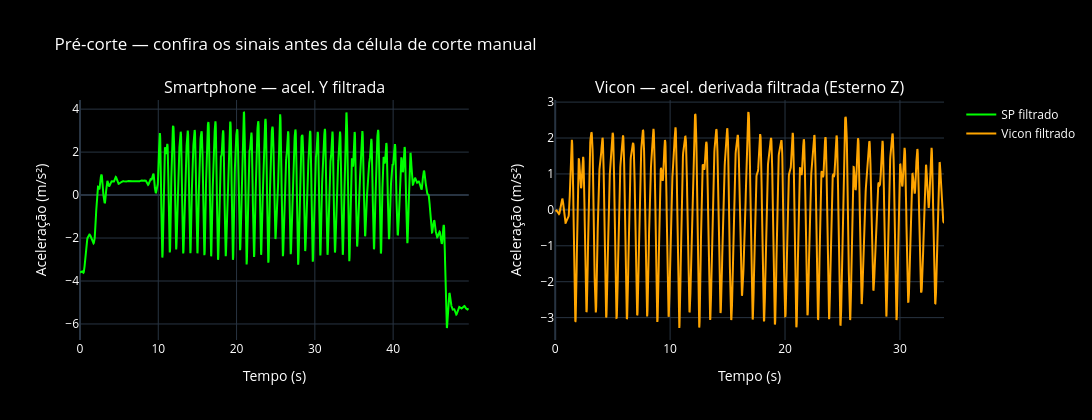

Notebook code cell kept with this figure:
### Code cell
# =====================================================
# Vicon — derivação + preparação para corte
# Execute após filtro do smartphone (e sempre que trocar de sujeito)
# =====================================================

def _derivar_vicon(disp_mm_arr, t_arr):
    disp_mm_arr = np.asarray(disp_mm_arr, dtype=float)
    disp_cm = disp_mm_arr / 10.0
    disp_cm_norm = disp_cm - disp_cm[0]
    disp_m = disp_mm_arr / 1000.0
    vel = np.gradient(disp_m, dt)
    acc = np.gradient(vel, dt)
    acc_f = butter_lowpass_filter(acc, fc, fs, order)
    acc_f = acc_f - np.mean(acc_f)
    return disp_cm_norm, acc, acc_f


_pipeline_key = (str(file_path_sp), str(file_path_vicon))
_trocou_sujeito = globals().get("_pipeline_key") != _pipeline_key
if _trocou_sujeito:
    for _k in list(globals().keys()):
        if _k.startswith("_orig_"):
            del globals()[_k]
    print(f"[prep] Novo sujeito/arquivos: {_pipeline_key[0]} | {_pipeline_key[1]}")

globals()["_pipeline_key"] = _pipeline_key

# Snapshot dos sinais interpolados/filtrados (sempre atualiza ao reexecutar esta célula)
_orig_New_Time_sp = np.asarray(New_Time_sp, dtype=float).copy()
_orig_Signal_interpolated_sp = np.asarray(Signal_interpolated_sp, dtype=float).copy()
_orig_Signal_filtered_sp = np.asarray(Signal_filtered_sp, dtype=float).copy()
_orig_New_Time_vc = np.asarray(New_Time_vc, dtype=float).copy()
_orig_Signal_interpolated_vc = np.asarray(Signal_interpolated_vc, dtype=float).copy()
_orig_Time_cumsum_vc = np.asarray(Time_cumsum_vc, dtype=float).copy()
_orig_Signal_vc = np.asarray(Signal_vc, dtype=float).copy()

New_Time_sp = _orig_New_Time_sp.copy()
Signal_interpolated_sp = _orig_Signal_interpolated_sp.copy()
Signal_filtered_sp = _orig_Signal_filtered_sp.copy()
New_Time_vc = _orig_New_Time_vc.copy()
Signal_interpolated_vc = _orig_Signal_interpolated_vc.copy()
Time_cumsum_vc = _orig_Time_cumsum_vc.copy()
Signal_vc = _orig_Signal_vc.copy()

corte_manual_aplicado = False
t_corte_sp = (float(New_Time_sp[0]), float(New_Time_sp[-1]))
t_corte_vc = (float(New_Time_vc[0]), float(New_Time_vc[-1]))

disp_cm_norm, acc_vicon_m_s2, acc_vicon_filt_m_s2 = _derivar_vicon(
    Signal_interpolated_vc, New_Time_vc
)
t_vc = np.asarray(New_Time_vc, dtype=float)

print(
    f"[prep] Smartphone: {len(New_Time_sp)} amostras | "
    f"{New_Time_sp[0]:.2f} → {New_Time_sp[-1]:.2f} s"
)
print(
    f"[prep] Vicon: {len(t_vc)} amostras | "
    f"{t_vc[0]:.2f} → {t_vc[-1]:.2f} s | acel. derivada pronta para corte"
)

fig_prep = make_subplots(
    rows=1, cols=2,
    subplot_titles=(
        "Smartphone — acel. Y filtrada",
        "Vicon — acel. derivada filtrada (Esterno Z)",
    ),
)
fig_prep.add_trace(
    go.Scatter(
        x=New_Time_sp, y=Signal_filtered_sp, mode="lines",
        name="SP filtrado", line=dict(color="lime"),
    ),
    row=1, col=1,
)
fig_prep.add_trace(
    go.Scatter(
        x=t_vc, y=acc_vicon_filt_m_s2, mode="lines",
        name="Vicon filtrado", line=dict(color="orange"),
    ),
    row=1, col=2,
)
fig_prep.update_layout(
    title="Pré-corte — confira os sinais antes da célula de corte manual",
    template="plotly_dark",
    width=1500,
    height=420,
    plot_bgcolor="black",
    paper_bgcolor="black",
    font=dict(color="white"),
)
fig_prep.update_xaxes(title_text="Tempo (s)")
fig_prep.update_yaxes(title_text="Aceleração (m/s²)")
fig_prep.show()

print("Próximo passo: execute a célula de CORTE MANUAL (4 cliques).")

### Figure 1 — Plotly figure (JSON) as saved in the notebook; plotly's stock layout.template omitted (floating-point values rounded to 4 significant figures; data arrays with more than 128 entries replaced by an {"elided": "..."} marker saying what was removed)
{"data": [{"line": {"color": "lime"}, "mode": "lines", "name": "SP filtrado", "type": "scatter", "x": {"elided": "2981 float values"}, "xaxis": "x", "y": {"elided": "2981 float values"}, "yaxis": "y"}, {"line": {"color": "orange"}, "mode": "lines", "name": "Vicon filtrado", "type": "scatter", "x": {"elided": "2031 float values"}, "xaxis": "x2", "y": {"elided": "2031 float values"}, "yaxis": "y2"}], "layout": {"annotations": [{"font": {"size": 16}, "showarrow": false, "text": "Smartphone — acel. Y filtrada", "x": 0.225, "xanchor": "center", "xref": "paper", "y": 1, "yanchor": "bottom", "yref": "paper"}, {"font": {"size": 16}, "showarrow": false, "text": "Vicon — acel. derivada filtrada (Esterno Z)", "x": 0.775, "xanchor": "center", "xref": "paper", "y": 1, "yanchor": "bottom", "yref": "paper"}], "font": {"color": "white"}, "height": 420, "paper_bgcolor": "black", "plot_bgcolor": "black", "title": {"text": "Pré-corte — confira os sinais antes da célula de corte manual"}, "width": 1500, "xaxis": {"anchor": "y", "domain": [0, 0.45], "title": {"text": "Tempo (s)"}}, "xaxis2": {"anchor": "y2", "domain": [0.55, 1], "title": {"text": "Tempo (s)"}}, "yaxis": {"anchor": "x", "domain": [0, 1], "title": {"text": "Aceleração (m/s²)"}}, "yaxis2": {"anchor": "x2", "domain": [0, 1], "title": {"text": "Aceleração (m/s²)"}}}}
